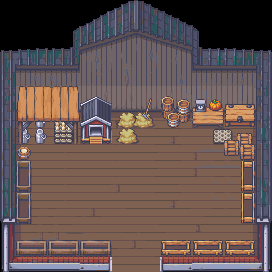

This game map was drawn from its Tiled (.tmx) file and the tilesets committed beside it. A one-line description and the full map source follow:
An orthogonal 17x17 tile map with 16x16 px tiles, 4 tile layers (floor, wall, interior, interior2), 2 tilesets and 8 objects.

<map version="1.10" tiledversion="1.12.1" orientation="orthogonal" renderorder="right-down" width="17" height="17" tilewidth="16" tileheight="16" infinite="0" nextlayerid="7" nextobjectid="16">
 <editorsettings>
  <export target="inside_barn.tmj" format="json" />
 </editorsettings>
 <tileset firstgid="1" source="3_Props_and_Buildings_16x16.tsx" />
 <tileset firstgid="4481" source="Premade_Character_08.tsx" />
 <layer id="1" name="floor" width="17" height="17">
  <data encoding="csv">
0,0,0,0,0,0,0,0,0,0,0,0,0,0,0,0,0,
0,0,0,0,0,0,0,0,0,0,0,0,0,0,0,0,0,
0,0,0,0,0,0,0,0,0,0,0,0,0,0,0,0,0,
0,0,0,0,0,0,0,0,0,0,0,0,0,0,0,0,0,
0,0,0,0,0,0,0,0,0,0,0,0,0,0,0,0,0,
0,0,0,0,0,0,0,0,0,0,0,0,0,0,0,0,0,
0,0,0,0,0,0,0,0,0,0,0,0,0,0,0,0,0,
0,2402,2403,2403,2404,2405,2406,2407,2408,2409,2410,2411,2412,2413,2413,2414,0,
0,2562,2563,2563,2564,2565,2566,2567,2568,2569,2570,2571,2572,2573,2573,2574,0,
0,2466,2467,2467,2468,2469,2470,2471,2472,2473,2474,2475,2476,2477,2477,2478,0,
0,2466,2467,2467,2468,2469,2470,2471,2472,2473,2474,2475,2476,2477,2477,2478,0,
0,2498,2499,2499,2500,2501,2502,2503,2504,2505,2506,2507,2508,2509,2509,2510,0,
0,2562,2563,2563,2564,2565,2566,2567,2568,2569,2570,2571,2572,2573,2573,2574,0,
0,2594,2595,2595,2596,2597,2598,2599,2600,2601,2602,2603,2604,2605,2605,2606,0,
0,2626,2627,2627,2628,2629,2630,2631,2632,2633,2634,2635,2636,2637,2637,2638,0,
0,2658,2659,2659,2660,2661,2662,2663,2664,2665,2666,2667,2668,2669,2669,2670,0,
0,0,0,0,0,0,0,0,0,0,0,0,0,0,0,0,0
</data>
 </layer>
 <layer id="2" name="wall" width="17" height="17">
  <data encoding="csv">
2177,2178,2179,2179,2180,2181,2182,2183,2184,2185,2186,2187,2188,2189,2189,2190,2191,
2209,2210,2211,2211,2212,2213,2214,2215,2216,2217,2218,2219,2220,2221,2221,2222,2223,
2241,2242,2243,2243,2244,2245,2246,2247,2248,2249,2250,2251,2252,2253,2253,2254,2255,
2273,2274,2275,2275,2276,2277,2278,2279,2280,2281,2282,2283,2284,2285,2285,2286,2287,
2305,2306,2307,2307,2308,2309,2310,2311,2312,2313,2314,2315,2316,2317,2317,2318,2319,
2337,2338,2339,2339,2340,2341,2342,2343,2344,2345,2346,2347,2348,2349,2349,2350,2351,
2369,2370,2371,2371,2372,2373,2374,2375,2376,2377,2378,2379,2380,2381,2381,2382,2383,
2401,0,0,0,0,0,0,0,0,0,0,0,0,0,0,0,2415,
2561,0,0,0,0,0,0,0,0,0,0,0,0,0,0,0,2575,
2465,0,0,0,0,0,0,0,0,0,0,0,0,0,0,0,2479,
2465,0,0,0,0,0,0,0,0,0,0,0,0,0,0,0,2479,
2497,0,0,0,0,0,0,0,0,0,0,0,0,0,0,0,2511,
2561,0,0,0,0,0,0,0,0,0,0,0,0,0,0,0,2575,
2593,0,0,0,0,0,0,0,0,0,0,0,0,0,0,0,2607,
2625,0,0,0,0,0,0,0,0,0,0,0,0,0,0,0,2639,
2657,0,0,0,0,0,0,0,0,0,0,0,0,0,0,0,2671,
2689,2690,2691,2691,2692,2693,2694,2567,2568,2569,2698,2699,2700,2701,2701,2702,2703
</data>
 </layer>
 <layer id="3" name="interior" width="17" height="17">
  <data encoding="csv">
0,0,0,0,0,0,0,0,0,0,0,0,0,0,0,0,0,
0,0,0,0,0,0,0,0,0,0,0,0,0,0,0,0,0,
0,0,0,0,0,0,0,0,0,0,0,0,0,0,0,0,0,
0,0,0,0,0,0,0,0,0,0,0,0,0,0,0,0,0,
0,0,0,0,0,0,0,0,0,0,0,0,0,0,0,0,0,
0,0,0,0,0,0,0,0,0,0,0,0,0,0,0,0,0,
0,0,0,0,0,0,0,0,0,0,0,0,155,156,301,302,0,
0,181,181,73,74,139,140,139,140,0,0,0,187,188,333,334,0,
0,181,181,105,106,0,139,139,140,0,0,0,0,137,138,0,0,
0,0,0,0,0,0,0,0,0,0,0,0,0,0,0,0,0,
0,419,0,0,0,0,0,0,0,0,0,0,0,0,0,0,0,
0,451,0,0,0,0,0,0,0,0,0,0,0,0,0,0,0,
0,419,0,0,0,0,0,0,0,0,0,0,0,0,0,0,0,
0,451,0,0,0,0,0,0,0,0,0,0,0,0,0,0,0,
0,0,0,0,0,0,0,0,0,0,0,0,0,0,0,0,0,
0,452,453,452,453,452,453,0,0,0,368,369,368,369,368,369,0,
0,0,0,0,0,0,0,0,0,0,0,0,0,0,0,0,0
</data>
 </layer>
 <layer id="4" name="interior2" width="17" height="17">
  <data encoding="csv">
0,0,0,0,0,0,0,0,0,0,0,0,0,0,0,0,0,
0,0,0,0,0,0,0,0,0,0,0,0,0,0,0,0,0,
0,0,0,0,0,0,0,0,0,0,0,0,0,0,0,0,0,
0,0,0,0,0,0,0,0,0,0,0,0,0,0,0,0,0,
0,0,0,0,0,0,0,0,0,0,0,0,0,0,0,0,0,
0,488,489,490,491,492,0,0,0,0,0,0,0,0,0,0,0,
0,520,521,522,523,33,34,0,109,110,218,219,851,288,0,0,0,
0,552,553,554,555,65,66,139,141,142,250,251,0,0,0,0,0,
0,584,585,586,587,97,98,139,140,0,0,0,0,0,220,221,0,
0,117,0,0,0,0,0,0,0,0,0,0,0,0,252,253,0,
0,0,0,0,0,0,0,0,0,0,0,0,0,0,0,366,0,
0,0,0,0,0,0,0,0,0,0,0,0,0,0,0,398,0,
0,0,0,0,0,0,0,0,0,0,0,0,0,0,0,366,0,
0,0,0,0,0,0,0,0,0,0,0,0,0,0,0,398,0,
0,0,0,0,0,0,0,0,0,0,0,0,0,0,0,0,0,
0,0,0,0,0,0,0,0,0,0,0,0,0,0,0,0,0,
0,0,0,0,0,0,0,0,0,0,0,0,0,0,0,0,0
</data>
 </layer>
 <objectgroup id="5" name="collision" visible="0">
  <object id="3" x="-2.66667" y="-1.33333" width="280" height="116.333" />
  <object id="4" x="-3" y="-1.66667" width="34" height="270.667" />
  <object id="5" x="240.667" y="102.333" width="34.6667" height="169.667" />
  <object id="6" x="-3" y="241.333" width="115.333" height="34.3333" />
  <object id="7" x="160.333" y="241" width="109.333" height="39.6667" />
  <object id="9" x="14.1818" y="105.273" width="124.364" height="25.6364" />
  <object id="10" x="208.182" y="103.818" width="41.2727" height="21.0909" />
  <object id="11" x="223.455" y="121.455" width="21.6364" height="22" />
 </objectgroup>
</map>
